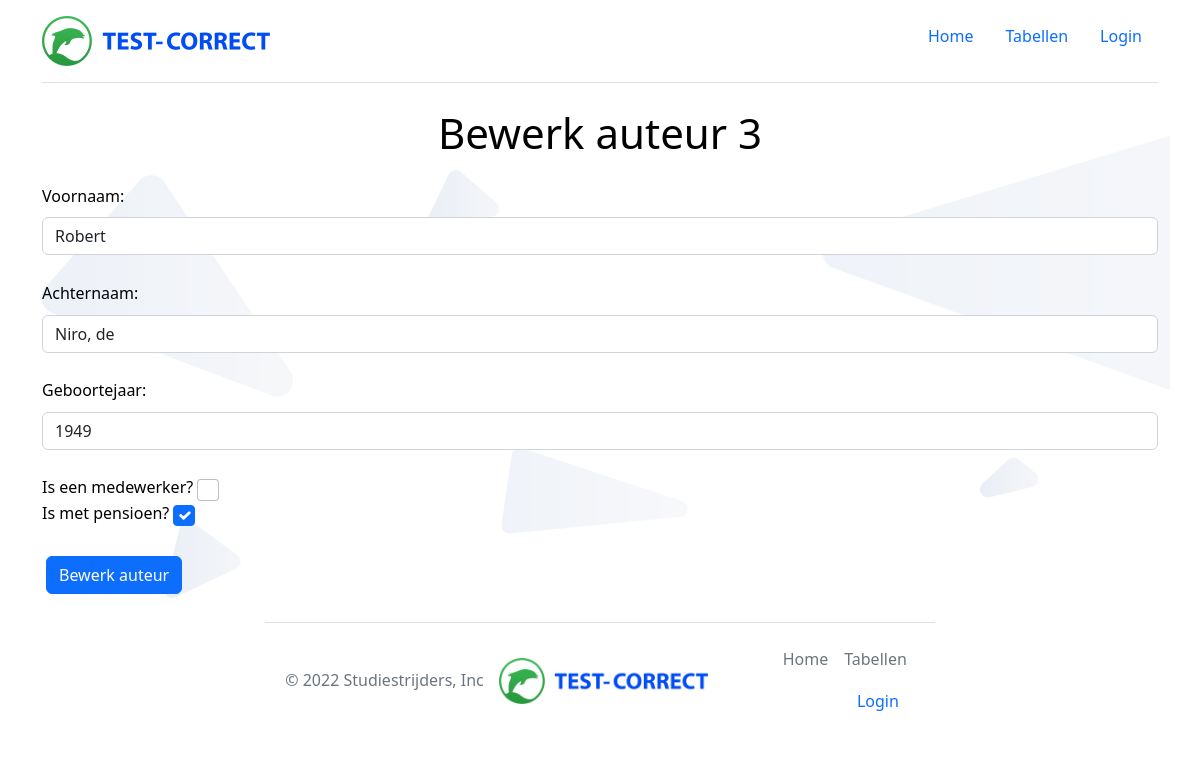
The page /edit_auteur/3 on the database its author committed.
### tables this page shows
CREATE TABLE auteurs (id integer NOT NULL, voornaam varchar (80) NOT NULL, achternaam varchar (80) NOT NULL, geboortejaar integer DEFAULT NULL, medewerker BOOLEAN NOT NULL, met_pensioen BOOLEAN NOT NULL);

### app.py (the view)
@app.route("/edit_auteur/<id>")
def edit_medewerker(id):
    get_medewerker = editbl.auteur(id)
    print(get_medewerker)
    id = get_medewerker[0]
    voornaam = get_medewerker[1]
    achternaam = get_medewerker[2]
    geboortejaar = get_medewerker[3]
    medewerker = get_medewerker[4]
    met_pensioen = get_medewerker[5]
    return render_template("edit_auteur.html", id = id, voornaam = voornaam, achternaam = achternaam, geboortejaar = geboortejaar, medewerker = medewerker, met_pensioen = met_pensioen)

### app.py (called while the page is built)
@app.before_request
def check_login():
    if request.endpoint not in ["/", "home", "login", "login_post"]:
        if not session.get('logged_in', 'username'):
            return redirect(url_for('home'))

### lib/edittable.py (called while the page is built)
    def auteur(self, id): #copypasta van demodatabase.py
        try:
            connection = sqlite3.connect(self.database_file)
            cursor = connection.cursor()
            cursor.execute("SELECT * FROM auteurs WHERE id = ?", [id])
            auteur = cursor.fetchone()
            connection.close()
        except OperationalError as e:
            print(f"Error opening database file {self.database_file}")
            raise e
        return auteur

### templates/edit_auteur.html (shortened to what this page needs)
{% extends "base.html" %}
{% block head %}
    {{super()}}
    <link rel="stylesheet" href="/static/basic.css" type="text/css">
{% endblock %}
{% block content %}
    <h1>Bewerk auteur {{id}}</h1>
    <form method="POST" action="/edit_auteur/{{id}}">
        <label for="voornaam" class="form-label">Voornaam:</label><br/>
        <input type="text" name="voornaam" class="form-control" value="{{voornaam}}"><br/>
        <label for="achternaam" class="form-label">Achternaam:</label><br/>
        <input type="text" name="achternaam" class="form-control" value="{{achternaam}}"><br/>
        <label for="geboortejaar" class="form-label">Geboortejaar:</label><br/>
        <input type="text" name="geboortejaar" class="form-control" value="{{geboortejaar}}"><br/>
        <label class="form-check-label" for="check">Is een medewerker?</label>
        <input type="checkbox" name="medewerker" {{ "checked" if medewerker == 1 }} class="form-check-input" id="check"><br/>
        <label class="form-check-label" for="check">Is met pensioen?</label>
        <input type="checkbox" name="met_pensoen" {{ "checked" if met_pensioen == 1 }} class="form-check-input" id="check"><br/><br/>
        <button type="submit" class="btn btn-primary">Bewerk auteur</button>
    </form>
{% endblock %}

### static/style.css (style rules this page uses)
* { margin: 0; padding: 0; }
body { font-family:sans-serif }
h1 { text-align: center; margin-bottom: 80px; }

### rows shown on the page
auteurs: voornaam "Robert", achternaam "Niro, de", geboortejaar "1949"

### other values the page prints
{{ id }} "3"
